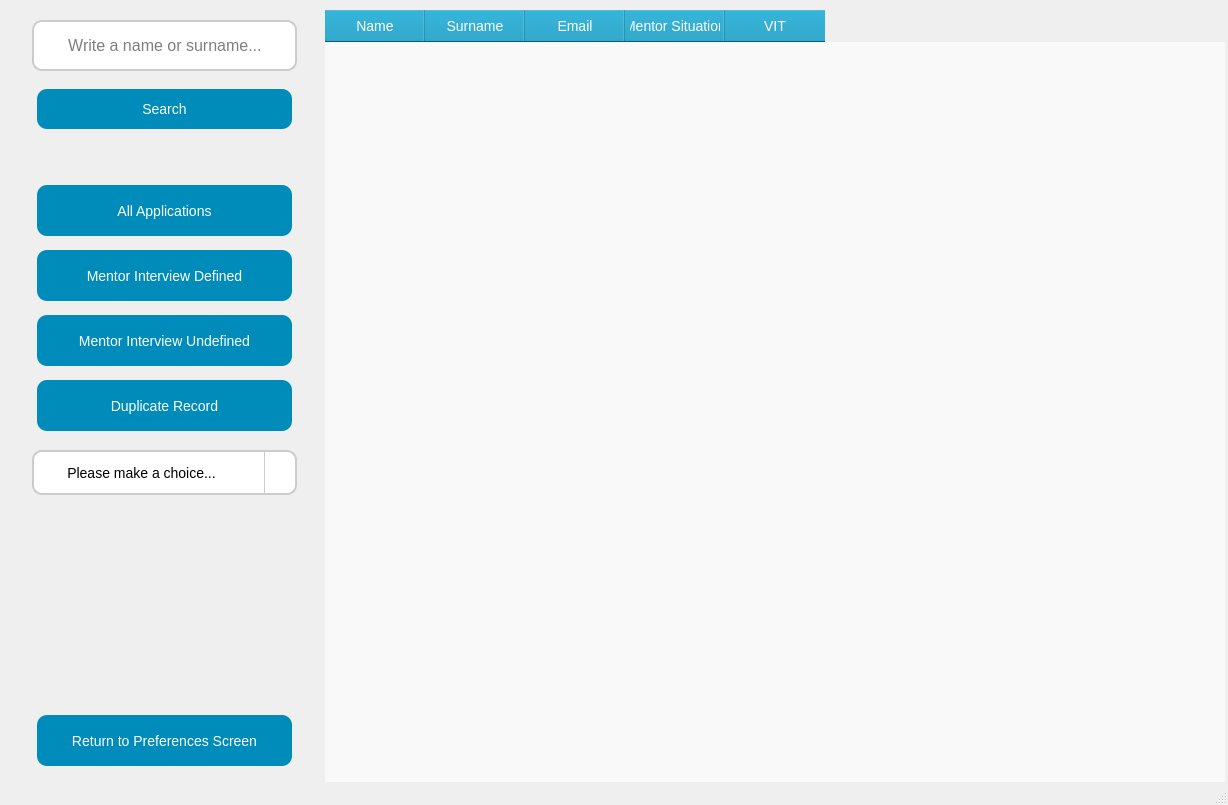
<?xml version="1.0" encoding="UTF-8"?>
<ui version="4.0">
 <class>MainWindow</class>
 <widget class="QMainWindow" name="MainWindow">
  <property name="windowModality">
   <enum>Qt::NonModal</enum>
  </property>
  <property name="enabled">
   <bool>true</bool>
  </property>
  <property name="geometry">
   <rect>
    <x>0</x>
    <y>0</y>
    <width>1228</width>
    <height>805</height>
   </rect>
  </property>
  <property name="sizePolicy">
   <sizepolicy hsizetype="Preferred" vsizetype="Preferred">
    <horstretch>0</horstretch>
    <verstretch>0</verstretch>
   </sizepolicy>
  </property>
  <property name="minimumSize">
   <size>
    <width>0</width>
    <height>0</height>
   </size>
  </property>
  <property name="sizeIncrement">
   <size>
    <width>0</width>
    <height>0</height>
   </size>
  </property>
  <property name="baseSize">
   <size>
    <width>1228</width>
    <height>805</height>
   </size>
  </property>
  <property name="font">
   <font>
    <pointsize>11</pointsize>
   </font>
  </property>
  <property name="windowTitle">
   <string>APPLICATIONS</string>
  </property>
  <property name="layoutDirection">
   <enum>Qt::LeftToRight</enum>
  </property>
  <property name="styleSheet">
   <string notr="true">QWidget {
	font: 11pt &quot;MS Shell Dlg 2&quot;;
    background: qlineargradient(spread:pad, x1:0, y1:0, x2:0, y2:1, 
        stop:0 rgba(173, 216, 230, 255), 
        stop:1 rgba(255, 255, 255, 255));
};

</string>
  </property>
  <widget class="QWidget" name="centralwidget">
   <property name="enabled">
    <bool>true</bool>
   </property>
   <widget class="QWidget" name="W_widget" native="true">
    <property name="enabled">
     <bool>true</bool>
    </property>
    <property name="geometry">
     <rect>
      <x>12</x>
      <y>0</y>
      <width>305</width>
      <height>780</height>
     </rect>
    </property>
    <property name="font">
     <font>
      <pointsize>11</pointsize>
     </font>
    </property>
    <property name="acceptDrops">
     <bool>false</bool>
    </property>
    <property name="styleSheet">
     <string notr="true">border: 2px solid #ccc;
font: 11pt &quot;MS Shell Dlg 2&quot;;
border-radius: 10px;
QWidget {
    background: qlineargradient(spread:pad, x1:0, y1:0, x2:0, y2:1, 
        stop:0 rgba(173, 216, 230, 255), 
        stop:1 rgba(255, 255, 255, 255));
}
</string>
    </property>
    <widget class="QLineEdit" name="LE_search_input">
     <property name="geometry">
      <rect>
       <x>20</x>
       <y>20</y>
       <width>265</width>
       <height>61</height>
      </rect>
     </property>
     <property name="font">
      <font>
       <family>MS Shell Dlg 2</family>
       <pointsize>-1</pointsize>
       <weight>50</weight>
       <italic>false</italic>
       <bold>false</bold>
      </font>
     </property>
     <property name="styleSheet">
      <string notr="true">QLineEdit {
    padding: 10px;
    font-size: 16px;
    border: 2px solid #ccc;
    border-radius: 10px;
    margin-bottom: 10px;
}

QPushButton:hover {
    background-color: #007B9E;
}
QPushButton:pressed {
    background-color: #005f73;
}
</string>
     </property>
     <property name="placeholderText">
      <string>     Write a name or surname...</string>
     </property>
    </widget>
    <widget class="QPushButton" name="PB_search_button">
     <property name="geometry">
      <rect>
       <x>20</x>
       <y>84</y>
       <width>265</width>
       <height>50</height>
      </rect>
     </property>
     <property name="font">
      <font>
       <family>MS Shell Dlg 2</family>
       <pointsize>-1</pointsize>
       <weight>50</weight>
       <italic>false</italic>
       <bold>false</bold>
      </font>
     </property>
     <property name="layoutDirection">
      <enum>Qt::LeftToRight</enum>
     </property>
     <property name="styleSheet">
      <string notr="true">QPushButton {
	font: 11pt &quot;MS Shell Dlg 2&quot;;
    background-color: #008CBA;
    color: white;
    padding: 10px;
    font-size: 14px;
    border: none;
    border-radius: 10px;
    margin: 5px;
}
QPushButton:hover {
    background-color: #007B9E;
}
QPushButton:pressed {
    background-color: #005f73;
}
</string>
     </property>
     <property name="text">
      <string>Search</string>
     </property>
    </widget>
    <widget class="QPushButton" name="PB_all_applications_button">
     <property name="geometry">
      <rect>
       <x>20</x>
       <y>180</y>
       <width>265</width>
       <height>61</height>
      </rect>
     </property>
     <property name="font">
      <font>
       <family>MS Shell Dlg 2</family>
       <pointsize>-1</pointsize>
       <weight>50</weight>
       <italic>false</italic>
       <bold>false</bold>
      </font>
     </property>
     <property name="styleSheet">
      <string notr="true">QPushButton {
    background-color: #008CBA;
    color: white;
    padding: 10px;
    font-size: 14px;
    border: none;
    border-radius: 10px;
    margin: 5px;
}
QPushButton:hover {
    background-color: #007B9E;
}
QPushButton:pressed {
    background-color: #005f73;
}</string>
     </property>
     <property name="text">
      <string>All Applications</string>
     </property>
    </widget>
    <widget class="QPushButton" name="PB_mentor_meeting_defined_button">
     <property name="geometry">
      <rect>
       <x>20</x>
       <y>245</y>
       <width>265</width>
       <height>61</height>
      </rect>
     </property>
     <property name="font">
      <font>
       <family>MS Shell Dlg 2</family>
       <pointsize>-1</pointsize>
       <weight>50</weight>
       <italic>false</italic>
       <bold>false</bold>
      </font>
     </property>
     <property name="styleSheet">
      <string notr="true">QPushButton {
    background-color: #008CBA;
    color: white;
    padding: 10px;
    font-size: 14px;
    border: none;
    border-radius: 10px;
    margin: 5px;
}
QPushButton:hover {
    background-color: #007B9E;
}
QPushButton:pressed {
    background-color: #005f73;
}</string>
     </property>
     <property name="text">
      <string>Mentor Interview Defined</string>
     </property>
    </widget>
    <widget class="QPushButton" name="PB_mentor_interview_undefined_button">
     <property name="geometry">
      <rect>
       <x>20</x>
       <y>310</y>
       <width>265</width>
       <height>61</height>
      </rect>
     </property>
     <property name="font">
      <font>
       <family>MS Shell Dlg 2</family>
       <pointsize>-1</pointsize>
       <weight>50</weight>
       <italic>false</italic>
       <bold>false</bold>
      </font>
     </property>
     <property name="styleSheet">
      <string notr="true">QPushButton {
    background-color: #008CBA;
    color: white;
    padding: 10px;
    font-size: 14px;
    border: none;
    border-radius: 10px;
    margin: 5px;
}
QPushButton:hover {
    background-color: #007B9E;
}
QPushButton:pressed {
    background-color: #005f73;
}</string>
     </property>
     <property name="text">
      <string>Mentor Interview Undefined</string>
     </property>
    </widget>
    <widget class="QPushButton" name="PB_duplicate_record_button">
     <property name="geometry">
      <rect>
       <x>20</x>
       <y>375</y>
       <width>265</width>
       <height>61</height>
      </rect>
     </property>
     <property name="font">
      <font>
       <family>MS Shell Dlg 2</family>
       <pointsize>-1</pointsize>
       <weight>50</weight>
       <italic>false</italic>
       <bold>false</bold>
      </font>
     </property>
     <property name="styleSheet">
      <string notr="true">QPushButton {
    background-color: #008CBA;
    color: white;
    padding: 10px;
    font-size: 14px;
    border: none;
    border-radius: 10px;
    margin: 5px;
}
QPushButton:hover {
    background-color: #007B9E;
}
QPushButton:pressed {
    background-color: #005f73;
}</string>
     </property>
     <property name="text">
      <string>Duplicate Record</string>
     </property>
    </widget>
    <widget class="QComboBox" name="CB_combo_box">
     <property name="geometry">
      <rect>
       <x>20</x>
       <y>450</y>
       <width>265</width>
       <height>55</height>
      </rect>
     </property>
     <property name="font">
      <font>
       <family>MS Shell Dlg 2</family>
       <pointsize>-1</pointsize>
       <weight>50</weight>
       <italic>false</italic>
       <bold>false</bold>
      </font>
     </property>
     <property name="styleSheet">
      <string notr="true">QComboBox {
    padding: 10px;
    font-size: 14px;
    border: 2px solid #ccc;
    border-radius: 10px;
    margin-bottom: 10px;
}
QComboBox::drop-down {
    subcontrol-origin: padding;
    subcontrol-position: top right;
    width: 30px;
    border-left-width: 1px;
    border-left-color: #ccc;
    border-left-style: solid;
    border-top-right-radius: 10px;
    border-bottom-right-radius: 10px;
}
</string>
     </property>
     <property name="currentText">
      <string>      Please make a choice...</string>
     </property>
     <property name="maxVisibleItems">
      <number>11</number>
     </property>
     <item>
      <property name="text">
       <string>      Please make a choice...</string>
      </property>
     </item>
     <item>
      <property name="text">
       <string>       Previous VIT Control</string>
      </property>
     </item>
     <item>
      <property name="text">
       <string>         Different Records</string>
      </property>
     </item>
     <item>
      <property name="text">
       <string>           Applying Filter</string>
      </property>
     </item>
    </widget>
    <widget class="QPushButton" name="PB_return_to_preferences_screen_button">
     <property name="geometry">
      <rect>
       <x>20</x>
       <y>710</y>
       <width>265</width>
       <height>61</height>
      </rect>
     </property>
     <property name="font">
      <font>
       <family>MS Shell Dlg 2</family>
       <pointsize>-1</pointsize>
       <weight>50</weight>
       <italic>false</italic>
       <bold>false</bold>
      </font>
     </property>
     <property name="styleSheet">
      <string notr="true">QPushButton {
    background-color: #008CBA;
    color: white;
    padding: 10px;
    font-size: 14px;
    border: none;
    border-radius: 10px;
    margin: 5px;
}
QPushButton:hover {
    background-color: #007B9E;
}
QPushButton:pressed {
    background-color: #005f73;
}</string>
     </property>
     <property name="text">
      <string>Return to Preferences Screen</string>
     </property>
    </widget>
   </widget>
   <widget class="QTableWidget" name="tableWidget">
    <property name="geometry">
     <rect>
      <x>325</x>
      <y>10</y>
      <width>900</width>
      <height>780</height>
     </rect>
    </property>
    <property name="sizeIncrement">
     <size>
      <width>1228</width>
      <height>805</height>
     </size>
    </property>
    <property name="baseSize">
     <size>
      <width>1228</width>
      <height>805</height>
     </size>
    </property>
    <property name="font">
     <font>
      <family>MS Shell Dlg 2</family>
      <pointsize>-1</pointsize>
      <weight>50</weight>
      <italic>false</italic>
      <bold>false</bold>
     </font>
    </property>
    <property name="styleSheet">
     <string notr="true">QTableWidget {
    font-size: 14px;
    background-color: #f9f9f9;
    alternate-background-color: #e0e0e0;
    gridline-color: #ccc;
    border-radius: 10px;
}
QHeaderView::section {
    background-color: #008CBA;
    color: white;
    padding: 5px;
    font-size: 14px;
}
</string>
    </property>
    <property name="columnCount">
     <number>5</number>
    </property>
    <column>
     <property name="text">
      <string>Name</string>
     </property>
     <property name="font">
      <font>
       <pointsize>11</pointsize>
      </font>
     </property>
    </column>
    <column>
     <property name="text">
      <string>Surname</string>
     </property>
     <property name="font">
      <font>
       <pointsize>11</pointsize>
      </font>
     </property>
    </column>
    <column>
     <property name="text">
      <string>Email</string>
     </property>
     <property name="font">
      <font>
       <pointsize>11</pointsize>
      </font>
     </property>
    </column>
    <column>
     <property name="text">
      <string>Mentor Situation</string>
     </property>
     <property name="font">
      <font>
       <pointsize>11</pointsize>
      </font>
     </property>
    </column>
    <column>
     <property name="text">
      <string>VIT</string>
     </property>
     <property name="font">
      <font>
       <pointsize>11</pointsize>
      </font>
     </property>
    </column>
   </widget>
  </widget>
  <widget class="QStatusBar" name="statusbar"/>
 </widget>
 <resources/>
 <connections/>
</ui>
